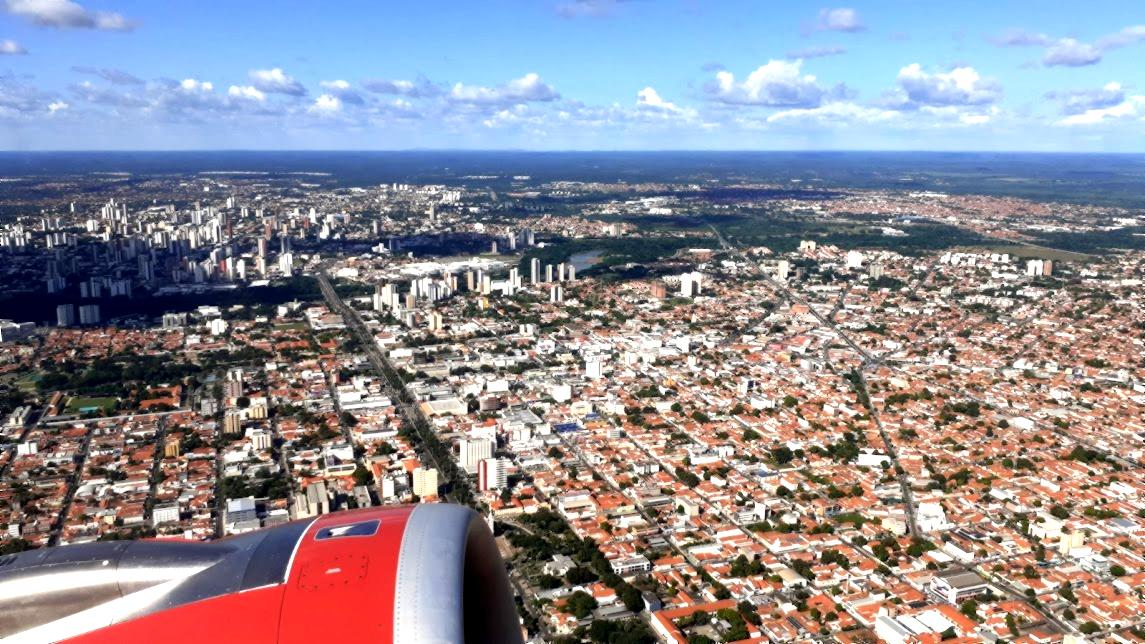
#> input picture filtradas/image-1_FullHD.jpg, 1145 x 644 px
$ python -i filtros.py   (imports and definitions only)
#> lines starting #> are read from the running program, lines starting #| are printed output that depends on the picture; after the words box and inside, x2 and y2 are one past the last pixel; in counts of white or black regions, pixels touching at a corner belong together
import cv2
import numpy as np
from PIL import Image
from skimage import filters, color, exposure

class GrayScale:
    def __init__(self, image):
        self.image = np.array(image)

    # [7 lines left out: function applyFilter, not called in this run]

    def getOriginalImage(self):
        return self.image


class BlackWhite:
    def __init__(self, image):
        self.image = np.array(image)

    # [10 lines left out: function applyFilter, not called in this run]

    def getOriginalImage(self):
        return self.image


class Cartoon:
    def __init__(self, image):
        self.image = np.array(image)

    def applyFilter(self):
        gray = cv2.cvtColor(self.image, cv2.COLOR_RGB2GRAY)
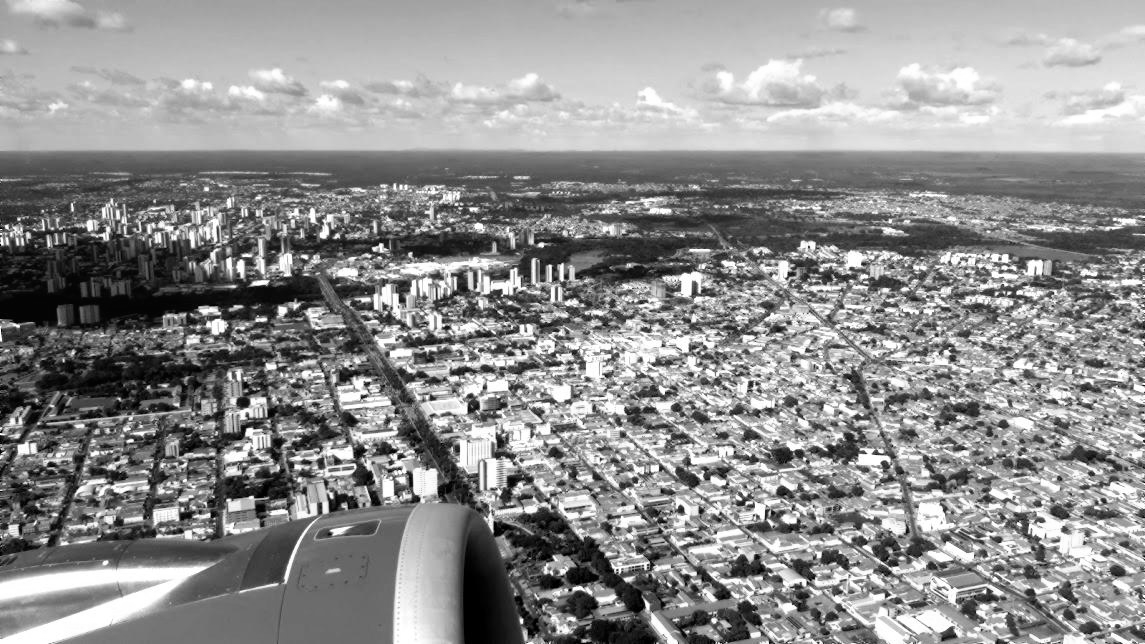
#> gray: shape (644, 1145); min 0, max 255, mean 142.8
        gray = cv2.medianBlur(gray, 5)  # Manter o blur mais sutil para mais detalhes
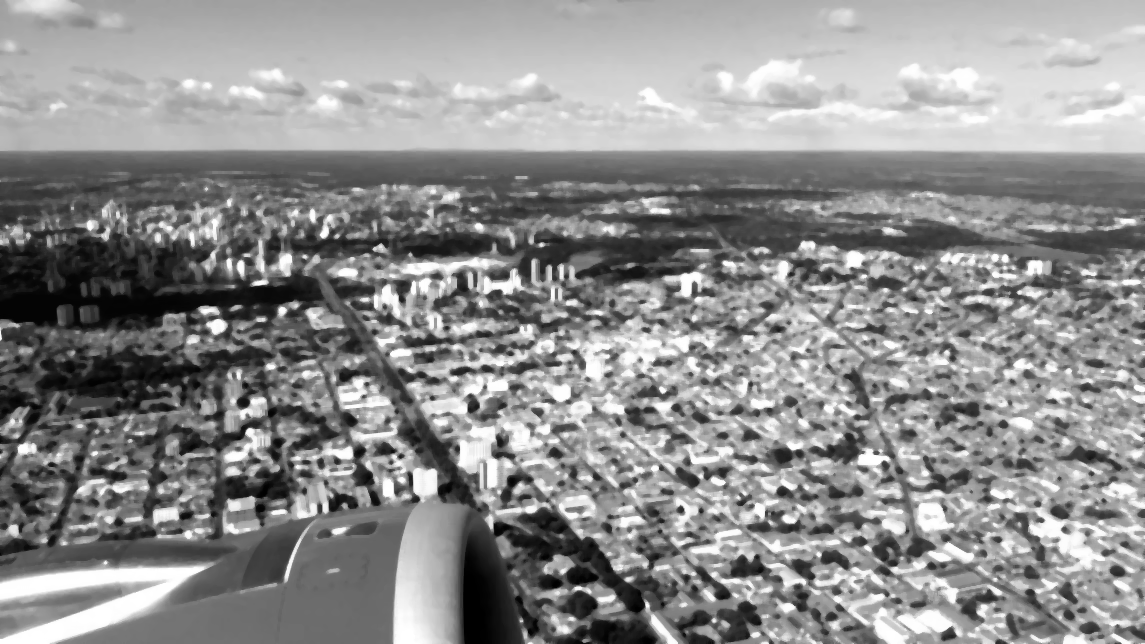
#> gray: shape (644, 1145); min 0, max 255, mean 142

        # Aumentar os parâmetros para uma detecção de bordas mais intensa
        edges = cv2.adaptiveThreshold(gray, 255, cv2.ADAPTIVE_THRESH_MEAN_C,
                                      cv2.THRESH_BINARY, 9, 20)  # Ajustar o valor de subtração para maior contraste
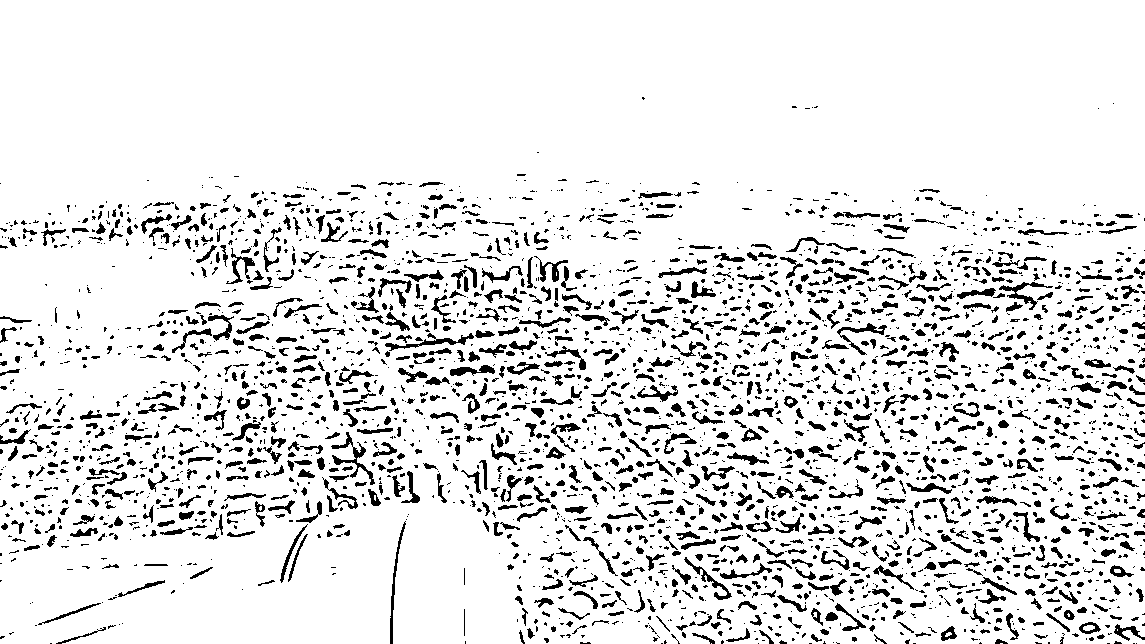
#> edges: shape (644, 1145); 89.1% white; 3086 black regions (1888 under 20 px), largest, box (x1, y1, x2, y2) and area: (331, 432, 375, 485) 460, (385, 333, 474, 351) 388, (999, 282, 1053, 310) 346

        # Aumentar a suavidade do filtro bilateral
        color = cv2.bilateralFilter(self.image, 9, 250, 250)  # Parâmetros aumentados para mais suavidade
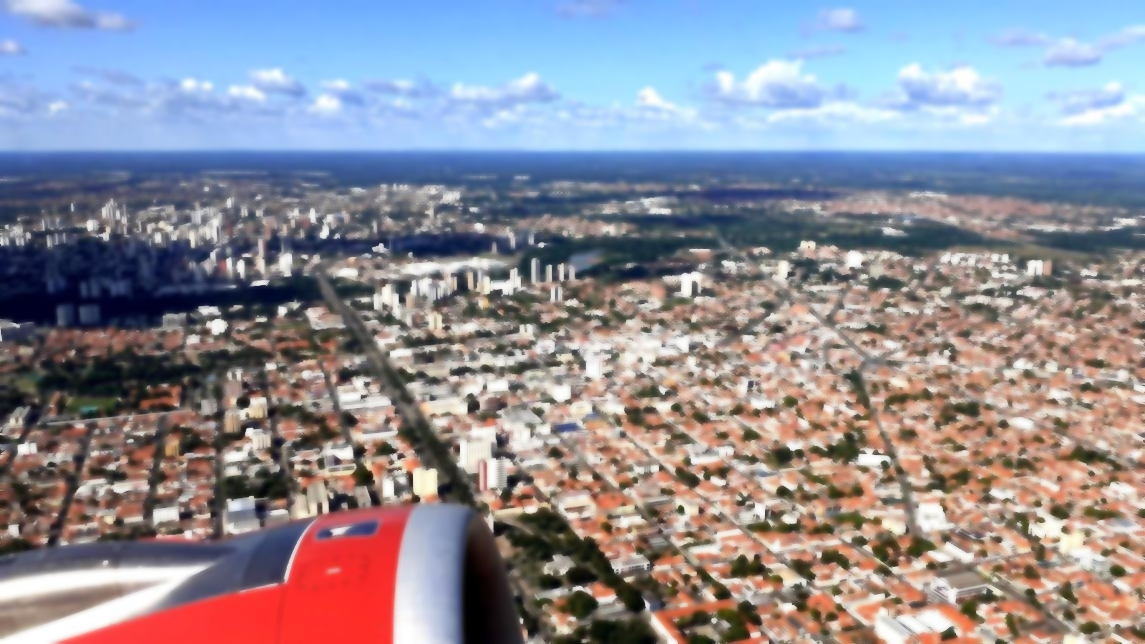
#> color: shape (644, 1145, 3); mean R, G, B 143, 140.7, 151

        # Combinar a imagem de cor e as bordas
        cartoonImage = cv2.bitwise_and(color, color, mask=edges)
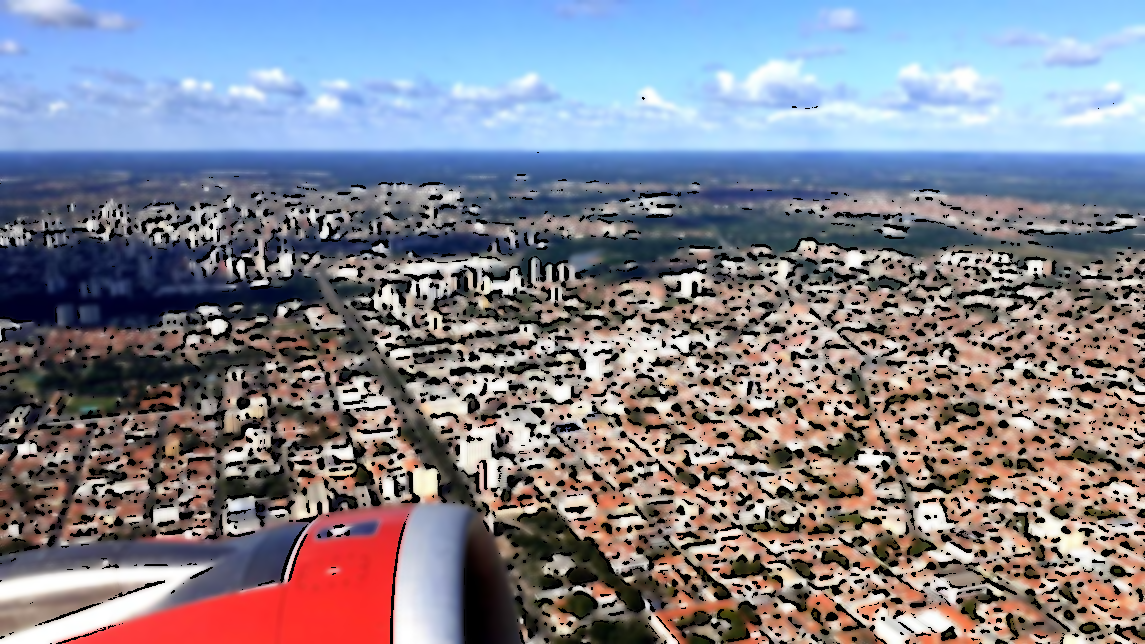
#> cartoonImage: shape (644, 1145, 3); mean R, G, B 131, 130.3, 141.6
        return Image.fromarray(cartoonImage)


class Negative:
    def __init__(self, image):
        self.image = np.array(image)

    def applyFilter(self):
        negativeImage = cv2.bitwise_not(self.image)
        return Image.fromarray(negativeImage)

    def getOriginalImage(self):
        return self.image


class Contour:
    def __init__(self, image):
        self.image = np.array(image)

    # [6 lines left out: function applyFilter, not called in this run]

    def getOriginalImage(self):
        return self.image


class Blur:
    def __init__(self, image):
        self.image = np.array(image)

    # [4 lines left out: function applyFilter, not called in this run]


# [103 lines of commented-out code are left out]

>>> import cv2
>>> picture = cv2.cvtColor(cv2.imread('../filtradas/image-1_FullHD.jpg'), cv2.COLOR_BGR2RGB)
>>> result = Cartoon(picture).applyFilter()
